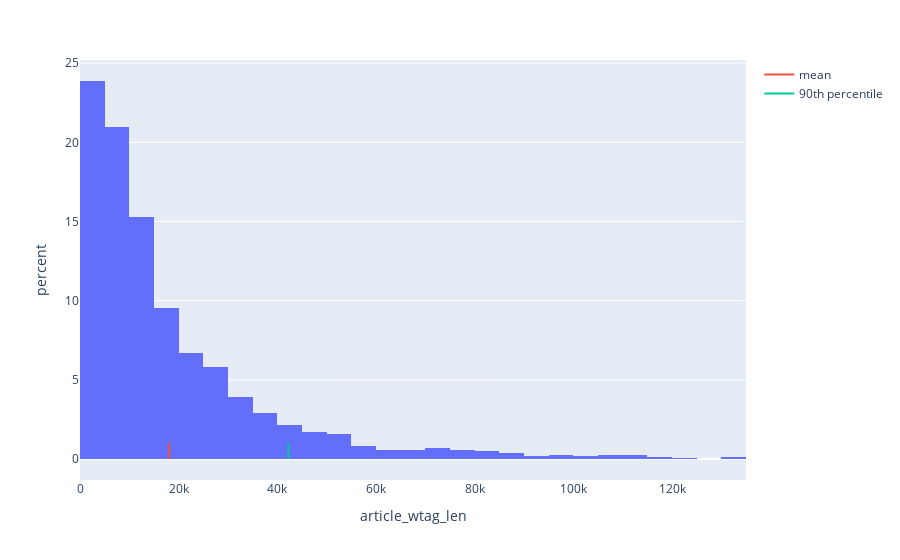

The notebook cell this image was saved under:
### Markdown cell above
#### The distributions of the article length w/o tags (overall and across groups):

### Code cell
for col in ['article_wtag_len', 'article_notag_len']:
    fig = px.histogram(df, x=col, nbins=50, histnorm='percent')
    # Calculate mean and percentile
    mean = df[col].mean()
    percentile_90 = np.percentile(df[col], 90)

    # Add vertical lines for mean and percentile
    fig.add_trace(go.Scatter(x=[mean, mean], y=[0, 1], mode='lines', name='mean'))
    fig.add_trace(go.Scatter(x=[percentile_90, percentile_90], y=[0, 1], mode='lines', name='90th percentile'))
    fig.show()

    fig = px.histogram(df, x=col, color = 'BW_TXNMY_GRP_1', nbins=50, histnorm='percent')
    fig.show()

### Figure 1 — Plotly figure (JSON) as saved in the notebook; plotly's stock layout.template omitted (floating-point values rounded to 4 significant figures; data arrays with more than 128 entries replaced by an {"elided": "..."} marker saying what was removed)
{"data": [{"alignmentgroup": "True", "bingroup": "x", "histnorm": "percent", "hovertemplate": "article_wtag_len=%{x}<br>percent=%{y}<extra></extra>", "legendgroup": "", "marker": {"color": "#636efa", "pattern": {"shape": ""}}, "name": "", "nbinsx": 50, "offsetgroup": "", "orientation": "v", "showlegend": false, "type": "histogram", "x": {"elided": "3904 int values"}, "xaxis": "x", "yaxis": "y"}, {"mode": "lines", "name": "mean", "type": "scatter", "x": [18080.0, 18080.0], "y": [0, 1]}, {"mode": "lines", "name": "90th percentile", "type": "scatter", "x": [42240.0, 42240.0], "y": [0, 1]}], "layout": {"barmode": "relative", "legend": {"tracegroupgap": 0}, "margin": {"t": 60}, "xaxis": {"anchor": "y", "domain": [0, 1], "title": {"text": "article_wtag_len"}}, "yaxis": {"anchor": "x", "domain": [0, 1], "title": {"text": "percent"}}}}
